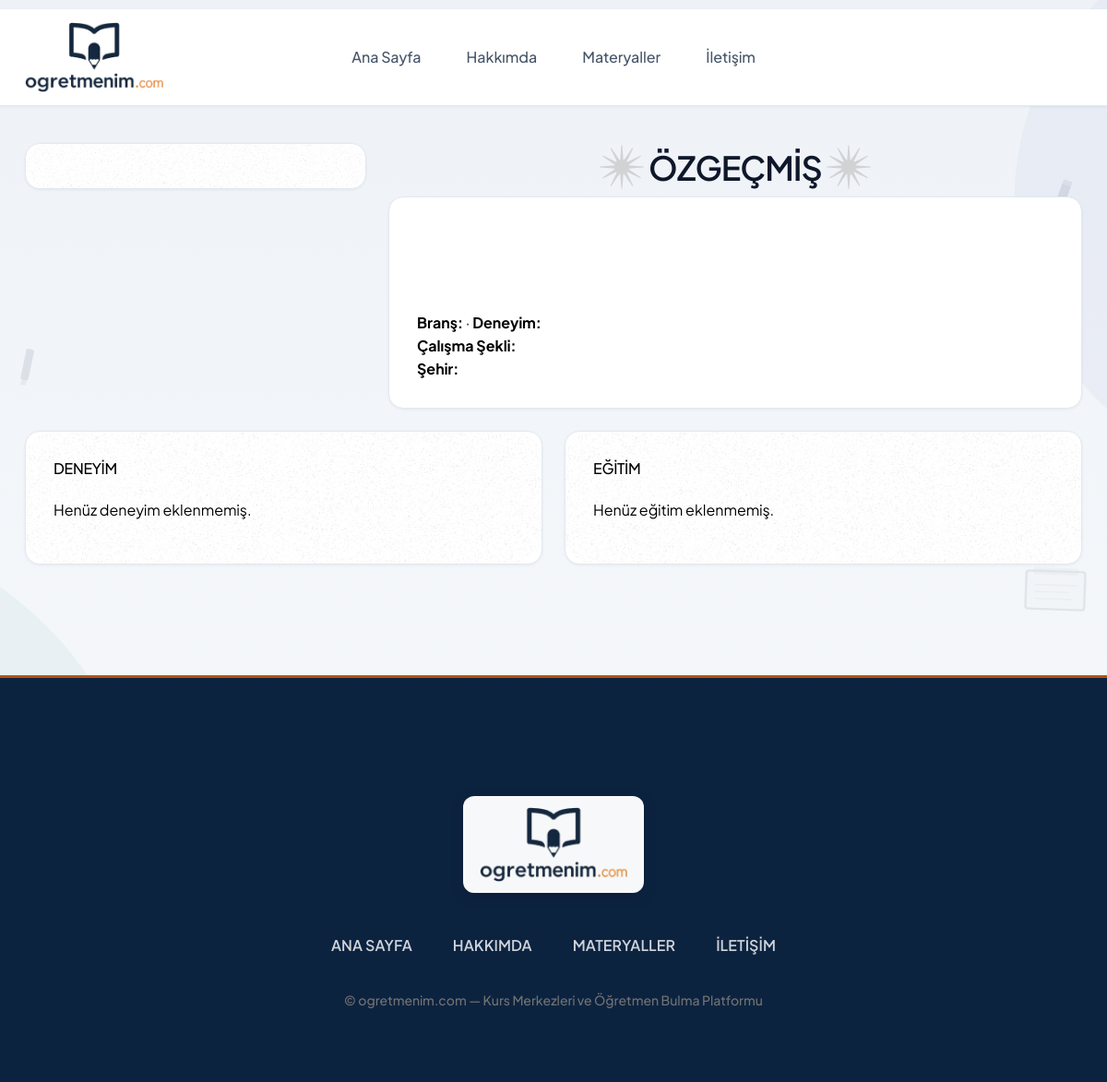
/usersite/about/9 (signed in), run on an earlier commit of the app's database.
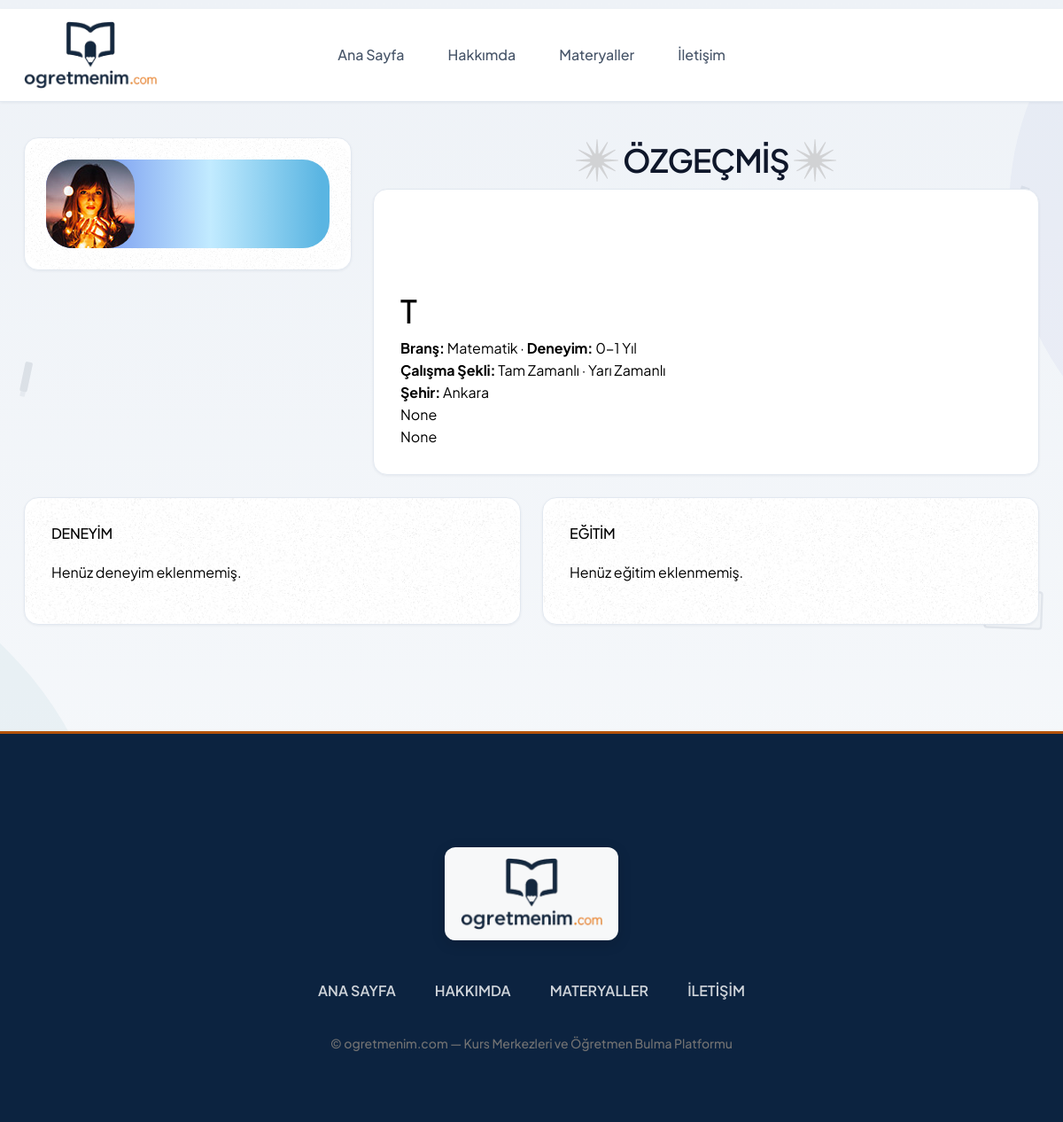
And on a later commit of the database.
### conntoapp/models.py (models this page shows, shortened)
class CustomUser(AbstractUser):
    fullname = models.CharField(max_length=100, verbose_name="Ad Soyad")
    twitter = models.CharField(max_length=100, null=True, blank=True, verbose_name="Twitter (X)")
    facebook = models.CharField(max_length=100, null=True, blank=True, verbose_name="Facebook")
    linkedin = models.CharField(max_length=100, null=True, blank=True, verbose_name="LinkedIn")
    instagram = models.CharField(max_length=100, null=True, blank=True, verbose_name="Instagram")
    gender = models.CharField(max_length=6, choices=CustomUserChoices.GENDER_CHOICES, verbose_name="Cinsiyet")
    birth_date = models.DateField(verbose_name="Doğum Tarihi")
    phone = models.CharField(max_length=20, null=True, blank=True, verbose_name="Telefon")
    branch = models.CharField(
        max_length=50,
        choices=TeacherChoices.BRANCH_CHOICES,
        default='matematik',
        verbose_name="Branş",
    )
    experience_years = models.CharField(
        max_length=10,
        choices=TeacherChoices.EXPERIENCE_CHOICES,
        default='0-1',
        verbose_name="Deneyim Süresi",
    )
    work_schedule = models.CharField(
        max_length=20,
        choices=TeacherChoices.WORK_SCHEDULE_CHOICES,
        default='her_ikisi',
        verbose_name="Çalışma Şekli",
    )
    city = models.CharField(max_length=30, choices=CustomUserChoices.TURKISH_CITIES, verbose_name="Şehir")
    district = models.CharField(max_length=50, null=True, blank=True, verbose_name="İlçe")
    job = models.CharField(max_length=20, blank=True, default='')
    short_description = models.CharField(max_length=100, null=True, blank=True, verbose_name="Kısa Tanıtım")
    long_description = models.TextField(max_length=500, null=True, blank=True, verbose_name="Biyografi")
    view = models.IntegerField(default=0)
    last_seen = models.DateTimeField(null=True, blank=True, verbose_name="Son Aktiflik")
    image = models.ImageField(upload_to="images/", default="images/default.jpg", null=False, blank=False, verbose_name="Profil Fotoğrafı")
    class Meta:
        verbose_name = "Öğretmen"
        verbose_name_plural = "Öğretmenler"
    def get_work_schedule_profile_display(self):
        labels = []
        if self.work_schedule in ('tam_zamanli', 'her_ikisi'):
            labels.append('Tam Zamanlı')
        if self.work_schedule in ('yari_zamanli', 'her_ikisi'):
            labels.append('Yarı Zamanlı')
        return ' · '.join(labels)

### usersiteapp/views.py (the view)
# urls.py: path('about/<int:pk>', views.about, name="about"),
def about(request, pk):
    redirect_response = _require_usersite_access(request, pk)
    if redirect_response:
        return redirect_response
    user = getUser(pk)
    return render(request, "about.html", {'user':user})

### conntoapp/context_processors.py (called while the page is built)
def site_processor(request):
    return {
        'SITE_NAME': settings.SITE_NAME,
        'SITE_TAGLINE': settings.SITE_TAGLINE,
        'header_branches': TeacherChoices.BRANCH_CHOICES,
        'header_cities': CustomUserChoices.TURKISH_CITIES,
    }

def course_center_processor(request):
    if 'course_center_id' in request.session:
        try:
            course_center = CourseCenter.objects.get(id=request.session['course_center_id'])
            return {
                'current_course_center': course_center,
                'is_course_center_view': True,
            }
        except CourseCenter.DoesNotExist:
            del request.session['course_center_id']
            del request.session['is_course_center']
    return {
        'current_course_center': None,
        'is_course_center_view': False,
    }

### conntoapp/course_center_auth.py (called while the page is built, shortened)
def redirect_if_cannot_view_usersite(request, pk):
    if request.session.get('course_center_id'):
        return None

### conntoapp/user_presence.py (called while the page is built)
def should_update_presence(last_seen):
    if not last_seen:
        return True
    return timezone.now() - last_seen >= PRESENCE_UPDATE_INTERVAL

### usersiteapp/views.py (called while the page is built)
def _require_usersite_access(request, pk):
    return redirect_if_cannot_view_usersite(request, pk)

### usersiteapp/templates/about.html (shortened to what this page needs)
{% extends 'conntoapp/userbase/userbase.html' %}
{% load static %}
{% block content %}
  <section class="about-area">
    <div class="container">
      <div class="d-flex about-me-wrap align-items-start gap-24">
        <div data-aos="zoom-in">
          <div class="about-image-box shadow-box">
            <img src="{% static 'userstatic/assets/images/bg1.png' %}" alt="Arka plan" class="bg-img" />
            <div class="image-inner">
              <img src="{{ user.image.url }}" alt="{{ user.fullname }}" />
            </div>
          </div>
        </div>
        <div class="about-details" data-aos="zoom-in">
          <h1 class="section-heading" data-aos="fade-up">
            <img src="{% static 'userstatic/assets/images/star-2.png' %}" alt="Yıldız" />
            Özgeçmiş
            <img src="{% static 'userstatic/assets/images/star-2.png' %}" alt="Yıldız" />
          </h1>
          <div class="about-details-inner shadow-box">
            <img src="{% static 'userstatic/assets/images/icon2.png' %}" alt="Yıldız" />
            <h1>{{ user.fullname }}</h1>
            <p><strong>Branş:</strong> {{ user.get_branch_display }} · <strong>Deneyim:</strong> {{ user.get_experience_years_display }}</p>
            <p><strong>Çalışma Şekli:</strong> {{ user.get_work_schedule_profile_display }}</p>
            <p><strong>Şehir:</strong> {{ user.get_city_display }}{% if user.district %}, {{ user.get_district_display }}{% endif %}</p>
            <p>{{ user.short_description }}</p>
            <p>{{ user.long_description }}</p>
          </div>
        </div>
      </div>
      <div class="row mt-24">
        <div class="col-md-6" data-aos="zoom-in">
          <div class="about-edc-exp about-experience shadow-box">
            <img src="{% static 'userstatic/assets/images/bg1.png' %}" alt="Arka plan" class="bg-img" />
            <h3>DENEYİM</h3>
            <ul>
              {% for experience in user.userexperiences.all %}
                <li>
                  <p class="date">{{ experience.start_date|date:'Y' }} - {% if experience.end_date %}{{ experience.end_date|date:'Y' }}{% else %}Devam ediyor{% endif %}</p>
                  <h2>{{ experience.department }}</h2>
                  <p class="type">{{ experience.institution_name }}</p>
                </li>
              {% empty %}
                <li><p>Henüz deneyim eklenmemiş.</p></li>
              {% endfor %}
            </ul>
          </div>
        </div>
        <div class="col-md-6" data-aos="zoom-in">
          <div class="about-edc-exp about-education shadow-box">
            <img src="{% static 'userstatic/assets/images/bg1.png' %}" alt="Arka plan" class="bg-img" />
            <h3>EĞİTİM</h3>
            <ul>
              {% for education in user.usereducations.all %}
                <li>
                  <p class="date">{{ education.start_date|date:"d.m.Y" }}{% if education.end_date %} - {{ education.end_date|date:"d.m.Y" }}{% else %} - Devam ediyor{% endif %}</p>
                  <h2>{{ education.get_degree_display }}</h2>
                  <p class="type">{{ education.school_name }}</p>
                </li>
              {% empty %}
                <li><p>Henüz eğitim eklenmemiş.</p></li>
              {% endfor %}
            </ul>
          </div>
        </div>
      </div>
    </div>
  </section>
{% endblock %}

What changed in the data, as far as the page shows it:
added CustomUser: image (placeholder picture), fullname "T", branch "Matematik", experience_years "0-1 Yıl", work_schedule_profile "Tam Zamanlı · Yarı Zamanlı", city "Ankara", short_description "None", long_description "None"
